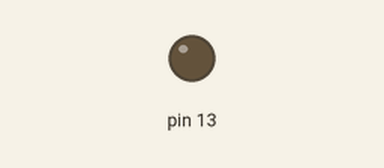
Simulated run of this sketch. Board: Arduino Uno, built with avr-gcc and run on an emulated ATmega328P. Shown: output pins drawn as LEDs (lit = HIGH).

Above: at 1.2 s.
At 3.1 s:
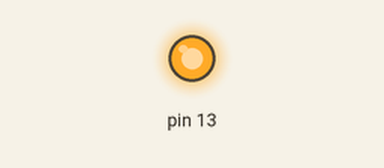
Timing chart, 0 to 6.6 s (numbered marks = the images above):
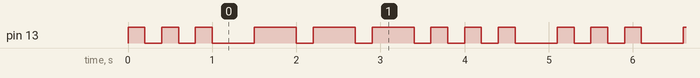

Measured:
- by itself, pin 13: repeats every 5.1 s: HIGH 0.20 s, LOW 0.20 s, HIGH 0.20 s, LOW 0.50 s, 3 × (HIGH 0.50 s, LOW 0.20 s), 2 × (HIGH 0.20 s, LOW 0.20 s), HIGH 0.20 s, LOW 0.50 s, HIGH 0.20 s, LOW 0.20 s
- by itself, everything shown: repeats every 5.1 s, in 18 steps

The sketch:

lesson1.ino
```cpp
void setup() {
  // put your setup code here, to run once:

  pinMode(13,OUTPUT);

  digitalWrite(13,HIGH);

}

void loop() {
  // put your main code here, to run repeatedly:

  digitalWrite(13,HIGH);
  delay(200);
  digitalWrite(13,LOW);
  delay(200);
  digitalWrite(13,HIGH);
  delay(200);
  digitalWrite(13,LOW);
  delay(200);
  digitalWrite(13,HIGH);
  delay(200);
  digitalWrite(13,LOW);
  delay(500);

  //에베베베벻
  digitalWrite(13,HIGH);
  delay(500);
  digitalWrite(13,LOW);
  delay(200);
  digitalWrite(13,HIGH);
  delay(500);
  digitalWrite(13,LOW);
  delay(200);
  digitalWrite(13,HIGH);
  delay(500);
  digitalWrite(13,LOW);
  delay(200);

  digitalWrite(13,HIGH);
  delay(200);
  digitalWrite(13,LOW);
  delay(200);
  digitalWrite(13,HIGH);
  delay(200);
  digitalWrite(13,LOW);
  delay(200);
  digitalWrite(13,HIGH);
  delay(200);
  digitalWrite(13,LOW);
  delay(500);


}
```
